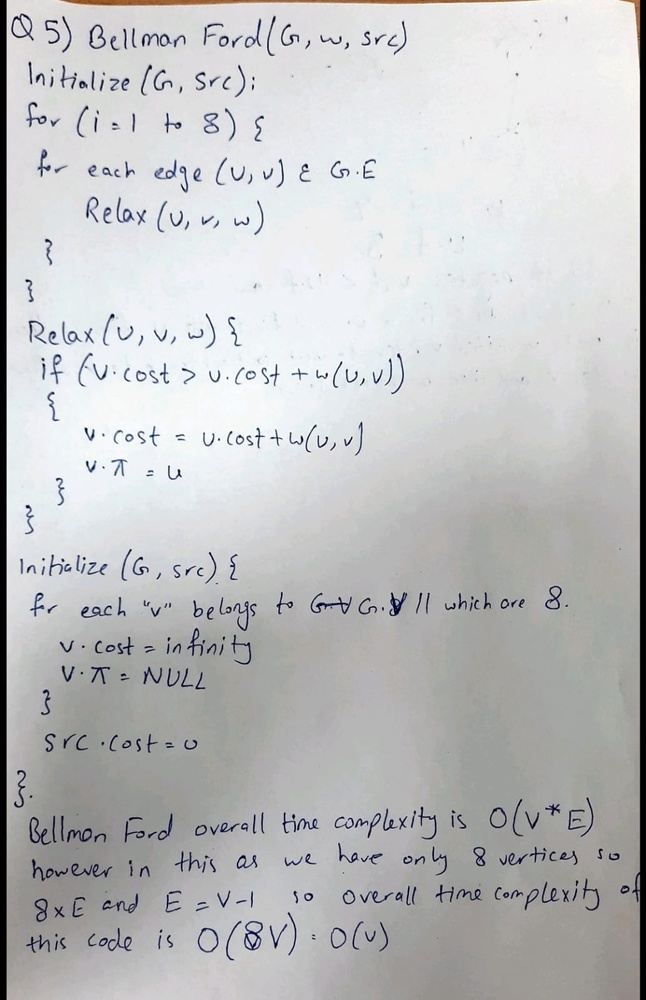
#> input picture samples/sample1.jpeg, 646 x 1000 px, shrunk from 1033 x 1599 before the run
$ jupyter execute image_process.ipynb
#> lines starting #> are read from the running program, lines starting #| are printed output that depends on the picture; after the words box and inside, x2 and y2 are one past the last pixel; in counts of white or black regions, pixels touching at a corner belong together
[cell 1]
import matplotlib.pyplot as plt
import numpy as np
import cv2
import os

## Preprocessing

[cell 2]
def process_image(img_path, output_path='./Processed.png', ksize=3, t1=21, t2=5):
    """
        Process the provided image using opencv2 to
        remove shadows & put more emphasis on the text.
    Params:
        - img_path:       str         : Path of the image to process on disk
        - output_path:    str         : Path of the output image on disk
                                        Defaults to: '/tmp/Processed.png'
    Returns:
        None
    """
    image = cv2.imread(img_path)
    # Convert to grayscale
    gray = cv2.cvtColor(image, cv2.COLOR_BGR2GRAY)

    # Apply Gaussian blur
    blurred = cv2.GaussianBlur(gray, (ksize, ksize), 0)

    # Apply adaptive thresholding
    thresh = cv2.adaptiveThreshold(blurred, 255, cv2.ADAPTIVE_THRESH_GAUSSIAN_C,
                                    cv2.THRESH_BINARY, t1, t2)

    # Apply morphological operations
    kernel = np.ones((2, 2), np.uint8)
    morph = cv2.morphologyEx(thresh, cv2.MORPH_CLOSE, kernel)

    cv2.imwrite(output_path, morph)

## Manual segmentation

[cell 3]
def get_minimas(data, t1, t2):
    """
        Finds the local minimas in the given data based on the provided thresholds.
    Args:
        - data (list): List of y-values to find the local minimas in.
        - t1 (float): How much of an inclintation (in pixels) should be present to consider the min_so_far as the local minima.
        - t2 (float): Min depth of the min_point relative to a potential maxima to consider it as a valid local minima.
    Returns:
        - tuple:  A tuple containing two lists. The first list contains the indices (row_num or col_num etc) of the local minimas,
                and the second list contains the values (amplitude) of the local minimas across the other axis.
    """

    minima = []
    minima_idx = []

    min_so_far, min_so_far_idx, max_so_far = 10 ** 10, -1, 0

    for idx, point in enumerate(data):
        # New minima ?
        if point < min_so_far:
            min_so_far = point
            min_so_far_idx = idx

        # Finding a potential maxima invalidates our old minima
        if point > max_so_far:
            max_so_far = point
            min_so_far = point
            min_so_far_idx = idx

        if point - min_so_far >= t1 and max_so_far - min_so_far >= t2:
            minima.append(min_so_far)
            minima_idx.append(min_so_far_idx)

            min_so_far = max_so_far = point
            min_so_far_idx = idx

    return minima_idx, minima

def get_maximas(data, t1, t2):
    """
        Finds the local maximas in the given data based on the provided thresholds.
    Args:
        - data (list): List of y-values to find the local maximas in.
        - t1 (float): How much of an inclintation (in pixels) should be present to consider the max_so_far as the local maxima.
        - t2 (float): Min height of the max_point relative to a potential minima to consider it as a valid local maxima.
    Returns:
        - tuple:  A tuple containing two lists. The first list contains the indices in the provided data (row_num or col_num etc)
                of the local maximas, and the second list contains the values (amplitude) of the local maximas across the other axis.
    """
    maxima = []
    maxima_idx = []
    increasing_before = True
    decreasing_after = False

    max_so_far, max_so_far_idx, min_so_far = 0, -1, 10 ** 10

    for idx, point in enumerate(data):
        # New maxima ?
        if point > max_so_far:
            max_so_far = point
            max_so_far_idx = idx

        # Finding a potential minima invalidates our old minima
        if point < min_so_far:
            min_so_far = point
            max_so_far = point
            max_so_far_idx = idx

        if max_so_far - point >= t1 and max_so_far - min_so_far >= t2:
            maxima.append(max_so_far)
            maxima_idx.append(max_so_far_idx)

            max_so_far = min_so_far = point
            max_so_far_idx = idx

    return maxima_idx, maxima

[cell 4]
def moving_average(y, window_size):
    window = np.ones(int(window_size)) / float(window_size)
    y_smooth = np.convolve(y, window, 'same')
    return y_smooth

[cell 5]
def merge_minima_maxima(minima_idx, minima, maxima_idx, maxima):
    """
        Merge the arrays of minima and maxima into a single array alteratively (minima, maxima, minima or vice versa).
    Args:
        - minima_idx (list): List of indices corresponding to the minima values.
        - minima (list): List of minima values.
        - maxima_idx (list): List of indices corresponding to the maxima values.
        - maxima (list): List of maxima values.
    Returns:
        - tuple:  A tuple containing the merged indices array, merged values array, and a boolean indicating if the minima
                are even-indexed or odd-indexed.
    """

    n_min, n_max = len(minima), len(maxima)
    n_merged = n_min + n_max

    merged_arr = np.zeros(n_merged)
    merged_idx_arr = np.zeros(n_merged)

    minimas_even_indexed = (n_min != 0) and (n_max == 0 or minima_idx[0] < maxima_idx[0])
    idx1 = idx2 = 0
    for i in range(n_merged):
        if idx1 < n_min and ((idx2 >= n_max) or not (minimas_even_indexed ^ ((i & 1) == 0))):
            merged_arr[i] = minima[idx1]
            merged_idx_arr[i] = minima_idx[idx1]
            idx1 += 1
        else:
            merged_arr[i] = maxima[idx2]
            merged_idx_arr[i] = maxima_idx[idx2]

    merged_idx_arr = merged_idx_arr.astype(int)
    return merged_idx_arr, merged_arr, minimas_even_indexed

[cell 6]
def get_line_boundaries(movingavg_horizontal, minima_maxima_data, minima_maxima_idx, minimas_even_indexed, line_padding_y, min_threshold, min_line_width):
    """
        Calculates the boundaries of lines in an image based on the provided parameters.
    Parameters:
        - movingavg_horizontal (list): The y-values of data after being processed by the moving average function.
        - minima_maxima_data (list): The merged minima/maxima data returned by merge_minima_maxima().
        - minima_maxima_idx (list): The indices of teh minima/maxima data in the movingavg_horizontal List.
        - minimas_even_indexed (bool): A boolean value indicating whether the minimas are located at even indices or odd indices.
        - line_padding_y (int): Padding on either ends of the line boundaries.
        - min_threshold (int): The minimum value for a point in movingavg_horizontal to be considered a part of a line..
        - min_line_width (int): The minimum width to quantify a potential line segment as a proper line.
    Returns:
        - line_boundaries (list): A list of tuples representing the lower and upper boundaries of each line.
    """

    n_merged = len(minima_maxima_data)
    rows = len(movingavg_horizontal)
    # line_boundaries = np.zeros(rows)
    line_boundaries = []
    # Based on picture dimensions
    offset = 0 #0.8 # TODO: Incorporate in adaptive thresholding

    for i in range(1 if minimas_even_indexed else 0, n_merged, 2):
        minima_idx_before = (minima_maxima_idx[i - 1] if i > 0 else 0) + line_padding_y
        minima_idx_after  = (minima_maxima_idx[i + 1] if i < n_merged - 1 else rows - 1) - line_padding_y
        # Make sure the values are within the bounds provided
        # max(value, 0) acts the lower bound, whoch min(max_result, rows_count - 1)
        # makes sure the value doesn't exceed the available capacity
        minima_idx_before = min(max(minima_idx_before, 0), rows - 1)
        minima_idx_after  = min(max(minima_idx_after,  0), rows - 1)
        minima_maxima_idx
        maxima_idx = min(max(minima_maxima_idx[i], 0), rows - 1)

        # [7 lines of commented-out code are left out]


        lower_bound = max(minima_idx_before, 0)
        upper_bound = min(minima_idx_after, rows - 1)

        while lower_bound < minima_idx_after and movingavg_horizontal[lower_bound] < min_threshold:
            lower_bound += 1

        while upper_bound > minima_idx_before and movingavg_horizontal[upper_bound] < min_threshold:
            upper_bound -= 1

        if upper_bound - lower_bound >= min_line_width:
            # for idx in range(lower_bound, upper_bound):
                # line_boundaries[idx] = 1
            line_boundaries.append((lower_bound, upper_bound))

    return line_boundaries

[cell 7]
def output_image(img_name, show_processed=True, output_processed=True, moving_avg_window=10, highlight_alpha=0.4, line_padding_y=15, min_line_width=0, min_threshold=0):
    """
        Process the input image and extract line boundaries.
    Args:
        - img_name (str): The name of the input image file.
        - show_processed (bool, optional): Whether to display the processed image. Defaults to True.
        - output_processed (bool, optional): Whether to save the processed lines as separate images. Defaults to True.
        - moving_avg_window (int, optional): The window size for moving average smoothing. Defaults to 10.
        - highlight_alpha (float, optional): The transparency of the highlighted lines. Defaults to 0.4.
        - line_padding_y (int, optional): The padding applied to the line boundaries in the y-axis. Defaults to 15.
        - min_line_width (int, optional): The minimum width of a line. Defaults to 0.
        - min_threshold (int): The minimum value for a point in movingavg_horizontal to be considered a part of a line..
    Returns:
        - list: A list of tuples representing the lower and upper boundaries of each line.
    """
    process_image(img_name, './tmp.png')
#> in process_image, image is the input picture: shape (1000, 646, 3); mean B, G, R 193.9, 192.9, 192.2
#> in process_image, `thresh = cv2.adaptiveThreshold(blurred, 255, cv2.ADAPTIVE_THRESH_GAUSS..`:
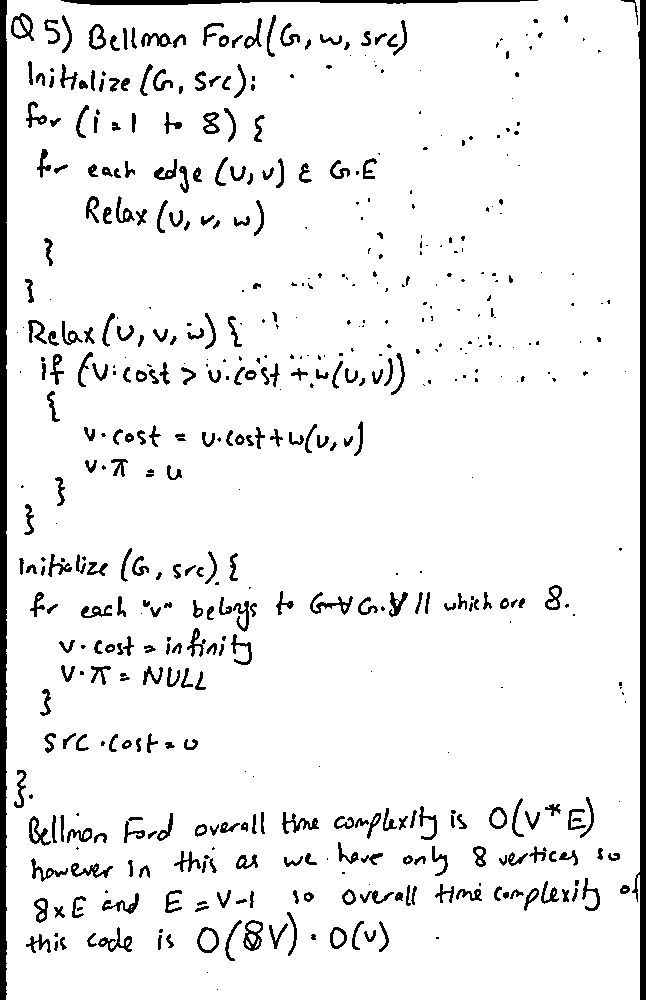
#> thresh: shape (1000, 646); 92.9% white; 535 black regions (211 under 20 px), largest, box (x1, y1, x2, y2) and area: (0, 0, 7, 1000) 6696, (632, 0, 646, 1000) 6102, (61, 0, 538, 5) 1504
#> in process_image, `morph = cv2.morphologyEx(thresh, cv2.MORPH_CLOSE, kernel)`:
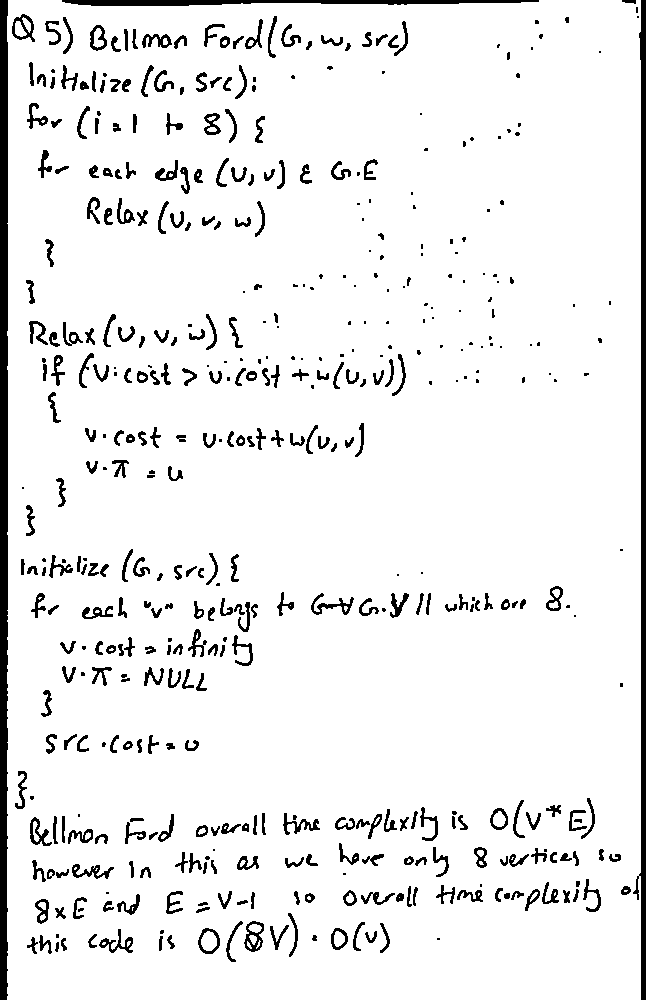
#> morph: shape (1000, 646); 92.9% white; 473 black regions (140 under 20 px), largest, box (x1, y1, x2, y2) and area: (0, 0, 8, 1000) 7691, (633, 0, 646, 1000) 5098, (62, 0, 539, 6) 1981
    img = cv2.imread('./tmp.png', cv2.IMREAD_GRAYSCALE)

    if np.max(img) == 1:
        bin_img = img
    else:
        _, bin_img = cv2.threshold(img, 127, 255, cv2.THRESH_BINARY)

    rows_count, column_count = bin_img.shape

    horizontal_vals = np.zeros(rows_count)
    for i in range(rows_count):
        horizontal_vals[i] = sum(bin_img[i] == 0)
#> after the loop, horizontal_vals = 1000 values, max 504 at index 0, min 12 at index 719, mean 45.9

    movingavg_horizontal = moving_average(horizontal_vals, window_size = moving_avg_window)
#> in moving_average, `y_smooth = np.convolve(y, window, 'same')`: y_smooth = 1000 values, max 215.8 at index 5, min 7.4 at index 999, mean 45.4
#> movingavg_horizontal has the same summary as y_smooth in moving_average
    minimas_idx, minimas = get_minimas(movingavg_horizontal, 50, 50)
#> the loop in get_minimas, `for idx, point in enumerate(data):` made 1000 passes
#> (point, max_so_far, min_so_far) on passes 2, 3, 4, 5, 6, 33, 34, 35: (210, 210, 210), (211.3, 211.3, 211.3), (212.8, 212.8, 212.8), (214.3, 214.3, 214.3), (215.8, 215.8, 215.8), (76.5, 76.5, 76.5), (85.6, 85.6, 85.6), (94.4, 94.4, 94.4)
#> after the loop in get_minimas, `for idx, point in enumerate(data):`: max_so_far = 103.9; min_so_far = 7.4; min_so_far_idx = 999; minima = [15.1, 17.4, 16.6, 14.4, 25.7, 16.3, 13, 19.5, 19.5, 12, 31.8, 26.8, 33.3]; minima_idx = [11, 61, 148, 268, 352, 414, 541, 587, 625, 759, 848, 883, 918]
#> minimas_idx has the same summary as minima_idx in get_minimas; minimas has the same summary as minima in get_minimas
    maximas_idx, maximas = get_maximas(movingavg_horizontal, 50, 50)
#> the loop in get_maximas, `for idx, point in enumerate(data):` made 1000 passes
#> (point, min_so_far, max_so_far) on passes 7, 8, 9, 10, 11, 12, 50, 51: (166.9, 166.9, 166.9), (118, 118, 118), (71.5, 71.5, 71.5), (39.7, 39.7, 39.7), (24.3, 24.3, 24.3), (15.1, 15.1, 15.1), (73.7, 73.7, 73.7), (62.8, 62.8, 62.8)
#> after the loop in get_maximas, `for idx, point in enumerate(data):`: max_so_far = 7.4; max_so_far_idx = 999; maxima = [137.6, 84.6, 109.5, 80, 125.9, 95.4, 83, 156.5, 78.5, 148.5, 135.1, 144.9, 103.9]; maxima_idx = [41, 84, 174, 338, 377, 440, 570, 609, 649, 825, 861, 897, 943]; min_so_far = 7.4
#> maximas_idx has the same summary as maxima_idx in get_maximas; maximas has the same summary as maxima in get_maximas

    # min_val, max_val = min(movingavg_horizontal), max(movingavg_horizontal)
    # vals_range = max_val - min_val

    minima_maxima_idx, minima_maxima_vals, minimas_even_indexed = merge_minima_maxima(minimas_idx, minimas, maximas_idx, maximas)
#> in merge_minima_maxima, `n_min, n_max = len(minima), len(maxima)`: n_min = 13
#> in merge_minima_maxima, `n_merged = n_min + n_max`: n_merged = 26
#> in merge_minima_maxima, `minimas_even_indexed = (n_min != 0) and (n_max == 0 or minima_idx[0] <..`: minimas_even_indexed = True
#> after the loop in merge_minima_maxima, `for i in range(n_merged):`: idx1 = 13; merged_arr = 26 values, max 137.6 at index 1, min 12 at index 18, mean 78.85; merged_idx_arr = 26 values, max 918 at index 24, min 11 at index 0, mean 267.2
#> minima_maxima_idx has the same summary as merged_idx_arr in merge_minima_maxima; minima_maxima_vals has the same summary as merged_arr in merge_minima_maxima; minimas_even_indexed = True

    line_boundaries = get_line_boundaries(movingavg_horizontal, minima_maxima_vals, minima_maxima_idx, minimas_even_indexed, line_padding_y=line_padding_y,
                                          min_line_width=min_line_width, min_threshold=min_threshold)
#> in get_line_boundaries, `n_merged = len(minima_maxima_data)`: n_merged = 26
#> in get_line_boundaries, `rows = len(movingavg_horizontal)`: rows = 1000
#> the loop in get_line_boundaries, `for i in range(1 if minimas_even_indexed else 0, n_merged, 2):` made 13 passes
#> (minima_idx_before, minima_idx_after) on passes 1 to 8: (16, 56), (66, 143), (153, 263), (273, 347), (357, 409), (419, 536), (546, 582), (592, 620)
#> after the loop in get_line_boundaries, `for i in range(1 if minimas_even_indexed else 0, n_merged, 2):`: line_boundaries = [(18, 54), (68, 138), (160, 229), (318, 347), (357, 389), (429, 477), (556, 580), (592, 620), (639, 753), (805, 843), (853, 878), (888, 913), (923, 955)]
    if output_processed:
        if not os.path.isdir('lines/'):
            os.makedirs('lines/')

        img_basename = os.path.basename(img_name)
        for idx, bounds in enumerate(line_boundaries):
            lower_bound, upper_bound = bounds
            cv2.imwrite(f'lines/{idx}_{img_basename}', img[lower_bound:upper_bound + 1])
#> this loop made 13 passes
#> pass 1, in output_image, `cv2.imwrite(f'lines/{idx}_{img_basename}', img[lower_bound:upper_bound..`:
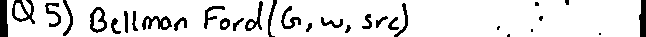
#> saved as 0_sample1.jpeg: shape (37, 646); 87.6% white; 31 black regions (7 under 20 px), largest, box (x1, y1, x2, y2) and area: (0, 0, 8, 37) 272, (12, 0, 35, 24) 223, (142, 16, 172, 30) 216
#> pass 2, in output_image, `cv2.imwrite(f'lines/{idx}_{img_basename}', img[lower_bound:upper_bound..`:
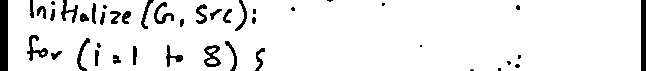
#> saved as 1_sample1.jpeg: shape (71, 646); 92.5% white; 43 black regions (14 under 20 px), largest, box (x1, y1, x2, y2) and area: (0, 0, 8, 71) 568, (641, 0, 646, 71) 355, (204, 45, 221, 67) 190

    if show_processed:
        plt.figure(1, figsize=(20, 40))
        plt.imshow(cv2.cvtColor(img, cv2.COLOR_BGR2RGB))

        for idx, bounds in enumerate(line_boundaries):
            lower_bound, upper_bound = bounds
            plt.axhspan(lower_bound, upper_bound, xmax=column_count, color='blue', alpha=highlight_alpha)

        indices = range(rows_count)
        plt.plot(movingavg_horizontal, indices)
        plt.scatter(minimas, minimas_idx, color='red')
        plt.scatter(maximas, maximas_idx, color='orange')

    return line_boundaries

## Test line segementation

[cell 8]
_ = output_image('samples/sample1.jpeg', moving_avg_window=10, highlight_alpha=0.5, line_padding_y=5, min_line_width=10, min_threshold=30)
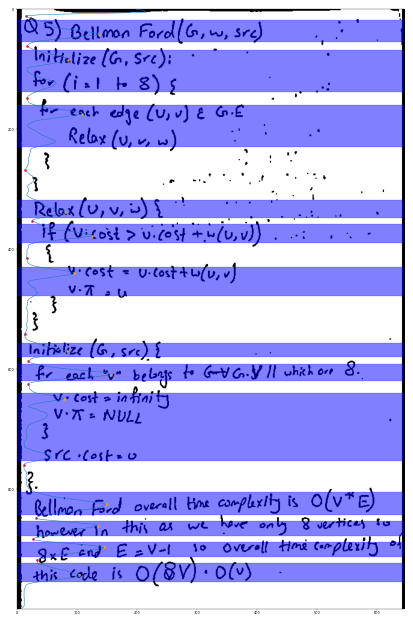
#> figure drawn by matplotlib, 1 panel

## Word Seg testing

[cell 9]
def get_word_boundaries(moving_avg_arr, threshold):
    """
        Returns a list of tuples representing the boundaries of words in a moving average array.
    Parameters:
        - moving_avg_arr (list): A list of floating-point numbers representing the moving average array.
        - threshold (float): The threshold to consider a point to be inside a word or outside it.
    Returns:
        - word_boundaries (list): A list of tuples representing the boundaries of words. Each tuple contains the starting index and ending index of a word.
    """
    word_boundaries = []
    columns_count = len(moving_avg_arr)

    if columns_count == 0:
        return []

    last_val, last_val_idx = moving_avg_arr[0], 0

    idx = 0
    while idx < columns_count:
        # If last point and current point are both above or below the threshold, skip
        # In other words, if we currently completely inside the word boundary or
        # completely outside it
        if (moving_avg_arr[idx] >= threshold and last_val >= threshold) or (moving_avg_arr[idx] < threshold and last_val < threshold):
            idx += 1
            continue

        # If the current point is below the threshold, we are exiting a word boundary
        # Otherwise, we are entering a word boundary
        if moving_avg_arr[idx] < threshold:
            word_boundaries.append((last_val_idx, idx))
        else:
            last_val_idx = idx
        last_val = moving_avg_arr[idx]

    if moving_avg_arr[-1] > threshold:
        word_boundaries.append((last_val_idx, columns_count - 1))

    return word_boundaries

[cell 10]
def output_image_T(img_name, show_original=False, show_processed=True, output_processed=False, highlight_alpha=0.4, word_thresh=0):
    """
        Process an image of a line and extract word/char boundaries. Works similar to output_image but across the other axis.
    Parameters:
        - img_name (str): The path to the input image file.
        - show_original (bool): Whether to display the original image. Default is False.
        - show_processed (bool): Whether to display the processed image with word boundaries highlighted. Default is True.
        - output_processed (bool, optional): Whether to save the processed words/chars as separate images. Defaults to False.
        - highlight_alpha (float): The transparency level of the highlighted word boundaries. Default is 0.4.
        - word_thresh (int): The threshold to consider a point to be inside a word or outside it.
    Returns:
        - word_boundaries (list): A list of tuples representing the lower and upper boundaries of each word in the image.
    """
    process_image(img_name, './tmp.png')
    img = cv2.imread(img_name, cv2.IMREAD_GRAYSCALE)

    # Binarize the image if it hasn't been already
    if np.max(img) == 1:
        bin_img = img
    else:
        _, bin_img = cv2.threshold(img, 127, 255, cv2.THRESH_BINARY)

    if show_original:
        plt.imshow(cv2.cvtColor(bin_img, cv2.COLOR_BGR2RGB))

    rows_count, column_count = bin_img.shape

    # Calculate the number of black pixels in each column
    vertical_vals = np.zeros(column_count)
    for i in range(column_count):
        vertical_vals[i] = sum(bin_img[:, i] == 0)
    word_boundaries = get_word_boundaries(vertical_vals, word_thresh)

    if show_processed:
        plt.figure(2, figsize=(50, 100))
        plt.imshow(cv2.cvtColor(img, cv2.COLOR_BGR2RGB))

        for idx, bounds in enumerate(word_boundaries):
            lower_bound, upper_bound = bounds
            plt.axvspan(lower_bound, upper_bound, ymax=rows_count, color='blue', alpha=highlight_alpha)

        indices = range(column_count)
        plt.plot(indices, vertical_vals)

    if output_processed:
        if not os.path.isdir('words'):
            os.makedirs('words')

        for idx, bounds in enumerate(word_boundaries):
            lower_bound, upper_bound = bounds
            cv2.imwrite(f'words/{idx}.png', img[:, lower_bound:upper_bound + 1])

    return word_boundaries

[cell 11]
bounds = output_image_T('lines/0_sample1.jpeg', show_original=True, show_processed=True, output_processed=False, word_thresh = 6)
#> call 2 of process_image, with img_path = 'lines/0_sample1.jpeg', output_path = './tmp.png', ksize = 3, t1 = 21, t2 = 5
#> in process_image (call 2), `blurred = cv2.GaussianBlur(gray, (ksize, ksize), 0)`:
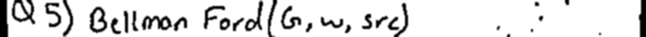
#> blurred: shape (37, 646); min 0, max 255, mean 223.3
#> in process_image (call 2), `thresh = cv2.adaptiveThreshold(blurred, 255, cv2.ADAPTIVE_THRESH_GAUSS..`:
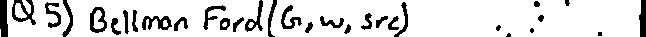
#> thresh: shape (37, 646); 85.7% white; 31 black regions (3 under 20 px), largest, box (x1, y1, x2, y2) and area: (0, 0, 8, 37) 264, (12, 0, 36, 25) 252, (142, 16, 172, 30) 231
#> (the rest of the program and of its run is left out)
